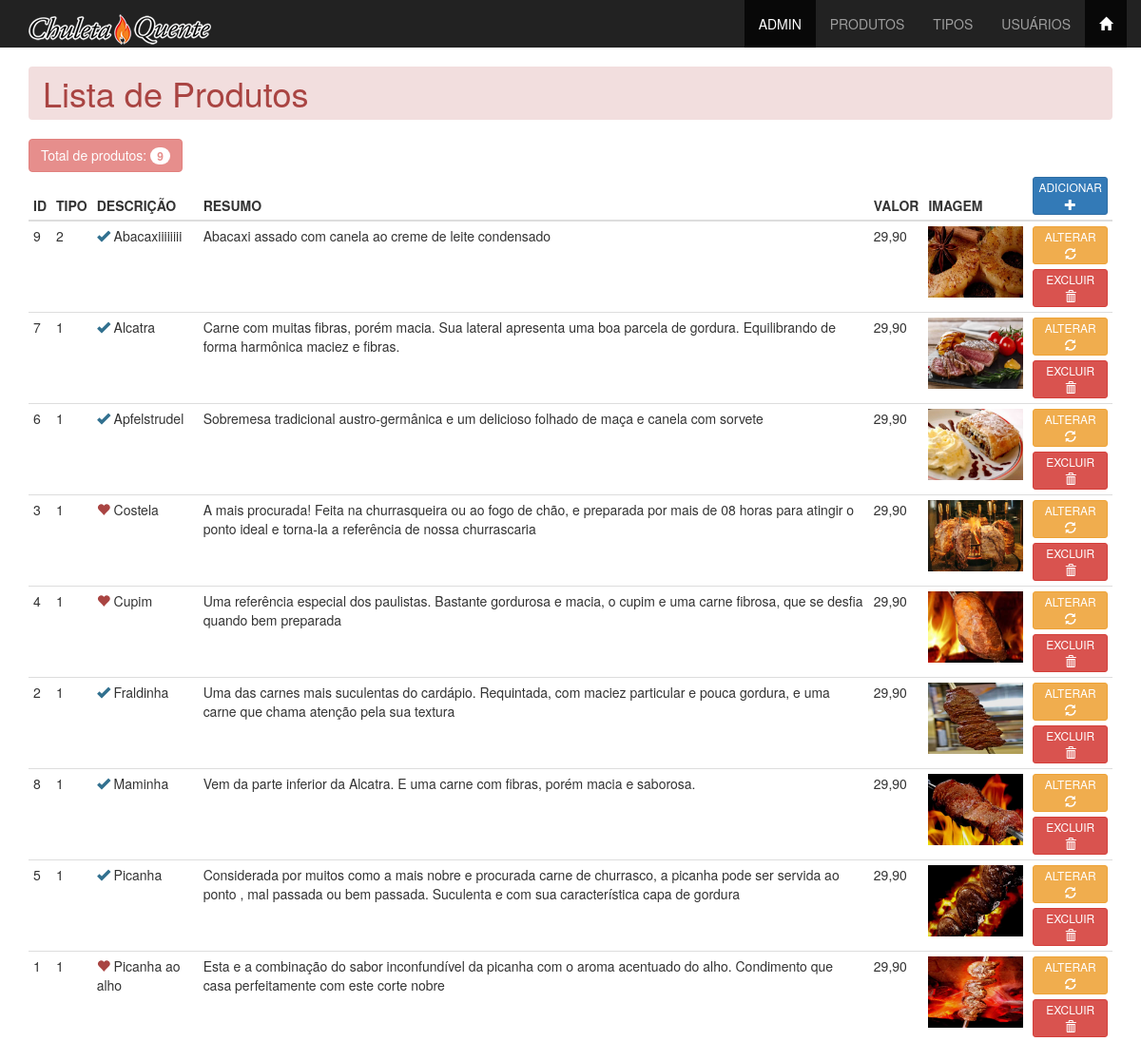
Screenshot of /admin/produtos_lista.php with the database file from the repository.
### tables this page shows
CREATE TABLE tbprodutos(
    id_produto INT(11) NOT NULL,
    id_tipo_produto INT(11) NOT NULL,
    descri_produto VARCHAR(100) NOT NULL,
    resumo_produto VARCHAR(1000) NULL,
    valor_produto DECIMAL(9,2) NULL,
    imagem_produto VARCHAR(50) NULL,
    destaque_produto enum('Sim','Não') NOT NULL
);

### admin/produtos_lista.php (the view, shortened to what this page needs)
<?php
include("../Connections/conn_produtos.php");
$consulta   =   "
                SELECT  *
                FROM    tbprodutos
                ORDER BY descri_produto ASC;
                ";
$lista      =   $conn_produtos->query($consulta);
$row        =   $lista->fetch_assoc();
$totalRows  =   ($lista)->num_rows;
?>
<!DOCTYPE html>
<html lang="pt-br">
<head>
    <link rel="stylesheet" href="../css/bootstrap.min.css">
    <link rel="stylesheet" href="../css/meu_estilo.css">
</head>
<body class="fundofixo">
<?php include("menu_adm.php");?>
<main class="container">
    <h1 class="breadcrumb alert-danger">Lista de Produtos</h1>
    <div class="btn btn-danger disabled">
        Total de produtos:
        <small class="badge"><?php echo $totalRows; ?></small>
    </div>
    <table class="table table-hover table-condensed tbopacidade">
        <thead>
            <tr>
                <th>ID</th>
                <th>TIPO</th>
                <th>DESCRIÇÃO</th>
                <th>RESUMO</th>
                <th>VALOR</th>
                <th>IMAGEM</th>
                <th>
                    <a
                        href="produtos_insere.php"
                        class="btn btn-block btn-primary btn-xs"
                    >
                        <span class="hidden-xs">ADICIONAR <br></span>
                        <span class="glyphicon glyphicon-plus"></span>
                    </a>
                </th>
            </tr>
        </thead>
        <tbody>
            <?php do{ ?>
            <tr>
                <td><?php echo $row['id_produto']; ?></td>
                <td><?php echo $row['id_tipo_produto']; ?></td>
                <td>
                    <?php
                        if($row['destaque_produto']=='Sim'){
                            echo('<span class="glyphicon glyphicon-heart text-danger"></span>');
                        } else if($row['destaque_produto']=='Não'){
                            echo('<span class="glyphicon glyphicon-ok text-info"></span>');
                        }
                    ?>
                    <?php echo $row['descri_produto']; ?>
                </td>
                <td><?php echo $row['resumo_produto']; ?></td>
                <td><?php echo number_format($row['valor_produto'],2,',','.'); ?></td>
                <td>
                    <img src="../imagens/<?php echo $row['imagem_produto']; ?>"
                     alt="<?php echo $row['descri_produto']; ?>"
                     width="100px">
                </td>
                <td>
                    <a
                        href="produtos_atualiza.php"
                        class="btn btn-warning btn-xs btn-block"
                    >
                        <span class="hidden-xs">ALTERAR<br></span>
                        <span class="glyphicon glyphicon-refresh"></span>
                    </a>
                    <button class="btn btn-danger btn-xs btn-block">
                        <span class="hidden-xs">EXCLUIR<br></span>
                        <span class="glyphicon glyphicon-trash"></span>
                    </button>
                </td>
            </tr>
            <?php }while($row = $lista->fetch_assoc());  ?>
        </tbody>
    </table>
</main>
</body>
</html>

### admin/menu_adm.php (shortened to what this page needs)
<!DOCTYPE html>
<html lang="pt-br">
<head>
</head>
<body>
    <nav class="nav navbar-inverse">
        <div class="container-fluid">
            <div class="navbar-header">
                <a href="index.php" class="navbar-brand">
                    <img src="../imagens/logochurrascopequeno.png" alt="">
                </a>
            </div>
            <div class="collapse navbar-collapse" id="defaultNavbar">
                <ul class="nav navbar-nav navbar-right">
                    <li  class="active"><a href="index.php">ADMIN</a></li>
                    <li><a href="produtos_lista.php">PRODUTOS</a></li>
                    <li><a href="tipos_lista.php">TIPOS</a></li>
                    <li><a href="usuarios_lista.php">USUÁRIOS</a></li>
                    <li  class="active">
                        <a href="../index.php">
                            <span class="glyphicon glyphicon-home"></span>
                        </a>
                    </li>
                </ul>
            </div>
        </div>
    </nav>
</body>
</html>

### rows the page displays
tbprodutos: id_produto "9", id_tipo_produto "2", destaque_produto "Não" (drawn), descri_produto "Abacaxiiiiiiii", resumo_produto "Abacaxi assado com canela ao creme de leite condensado", valor_produto "29,90", imagem_produto (picture)
tbprodutos: id_produto "7", id_tipo_produto "1", destaque_produto "Não" (drawn), descri_produto "Alcatra", resumo_produto "Carne com muitas fibras, porém macia. Sua lateral apresenta uma boa parcela de gordura. Equilibrando de forma harmônica maciez e fibras.", valor_produto "29,90", imagem_produto (picture)
tbprodutos: id_produto "6", id_tipo_produto "1", destaque_produto "Não" (drawn), descri_produto "Apfelstrudel", resumo_produto "Sobremesa tradicional austro-germânica e um delicioso folhado de maça e canela com sorvete", valor_produto "29,90", imagem_produto (picture)
tbprodutos: id_produto "3", id_tipo_produto "1", destaque_produto "Sim" (drawn), descri_produto "Costela", resumo_produto "A mais procurada! Feita na churrasqueira ou ao fogo de chão, e preparada por mais de 08 horas para atingir o ponto ideal e torna-la a referência de nossa churrascaria", valor_produto "29,90", imagem_produto (picture)
tbprodutos: id_produto "4", id_tipo_produto "1", destaque_produto "Sim" (drawn), descri_produto "Cupim", resumo_produto "Uma referência especial dos paulistas. Bastante gordurosa e macia, o cupim e uma carne fibrosa, que se desfia quando bem preparada", valor_produto "29,90", imagem_produto (picture)
tbprodutos: id_produto "2", id_tipo_produto "1", destaque_produto "Não" (drawn), descri_produto "Fraldinha", resumo_produto "Uma das carnes mais suculentas do cardápio. Requintada, com maciez particular e pouca gordura, e uma carne que chama atenção pela sua textura", valor_produto "29,90", imagem_produto (picture)
tbprodutos: id_produto "8", id_tipo_produto "1", destaque_produto "Não" (drawn), descri_produto "Maminha", resumo_produto "Vem da parte inferior da Alcatra. E uma carne com fibras, porém macia e saborosa.", valor_produto "29,90", imagem_produto (picture)
tbprodutos: id_produto "5", id_tipo_produto "1", destaque_produto "Não" (drawn), descri_produto "Picanha", resumo_produto "Considerada por muitos como a mais nobre e procurada carne de churrasco, a picanha pode ser servida ao ponto , mal passada ou bem passada. Suculenta e com sua característica capa de gordura", valor_produto "29,90", imagem_produto (picture)
tbprodutos: id_produto "1", id_tipo_produto "1", destaque_produto "Sim" (drawn), descri_produto "Picanha ao alho", resumo_produto "Esta e a combinação do sabor inconfundível da picanha com o aroma acentuado do alho. Condimento que casa perfeitamente com este corte nobre", valor_produto "29,90", imagem_produto (picture)

### other values shown
$totalRows "9"
